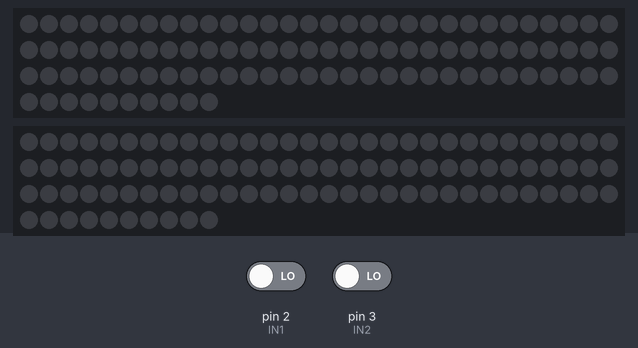
The sketch below on a simulated Arduino Uno, built with avr-gcc and run on an emulated ATmega328P. Parts: 2 × 100 RGB LEDs in strip order, left to right, continuing on the next row. Inputs (shaded band) come from the test bench; at power-on: pin 2 (IN1) LOW, pin 3 (IN2) LOW. Dim RGB values are drawn brighter than linear.

Above: at 1.2 s.
1.3 s: pin 2 (IN1) driven HIGH
At 1.83 s:
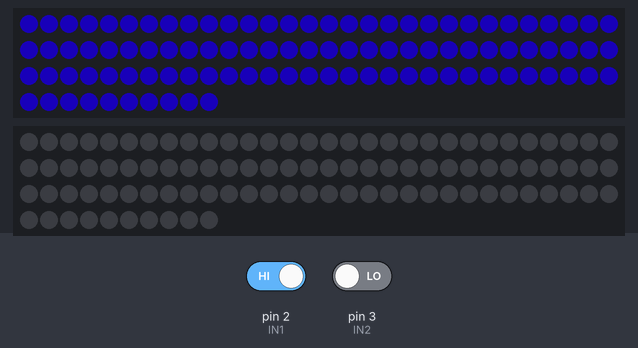
3.1 s: pin 3 (IN2) driven HIGH
At 3.8 s:
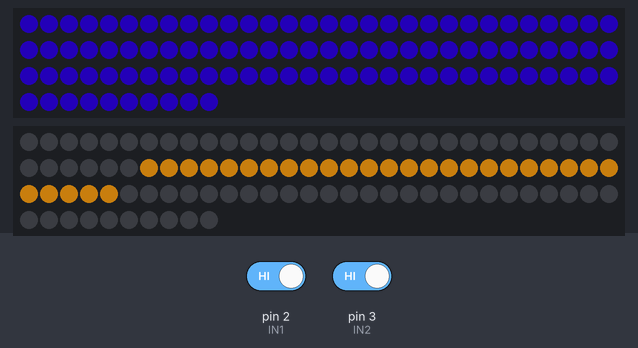
4.7 s: pin 3 (IN2) driven LOW
At 5.36 s:
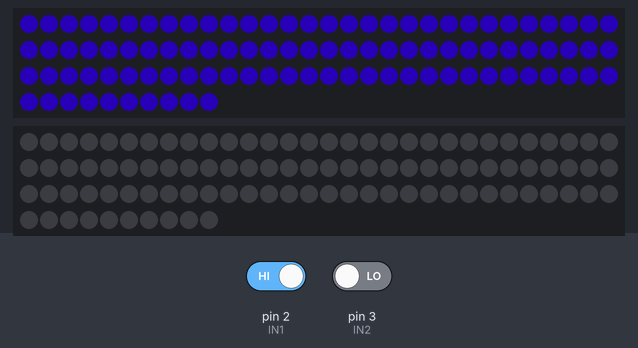
6.3 s: pin 3 (IN2) driven HIGH
At 9.1 s:
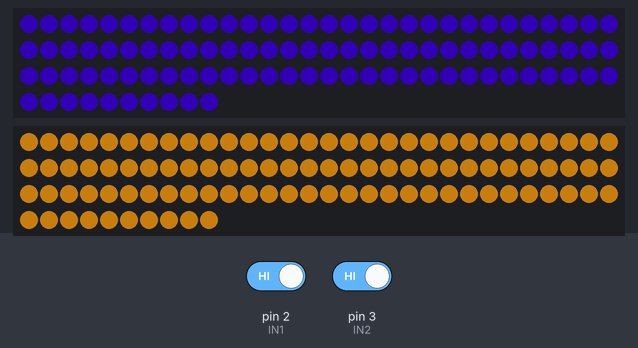
9.3 s: pin 2 (IN1) driven LOW
At 10.5 s:
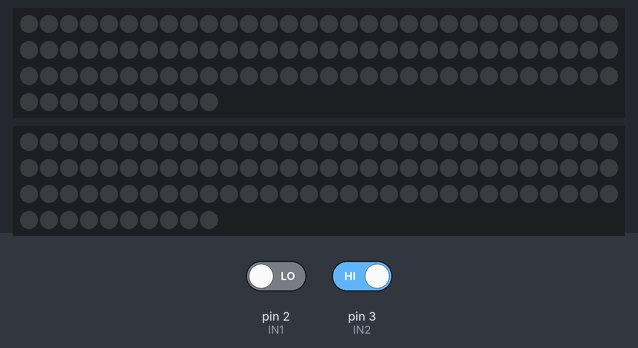
10.8 s: pin 2 (IN1) driven HIGH
At 13.3 s:
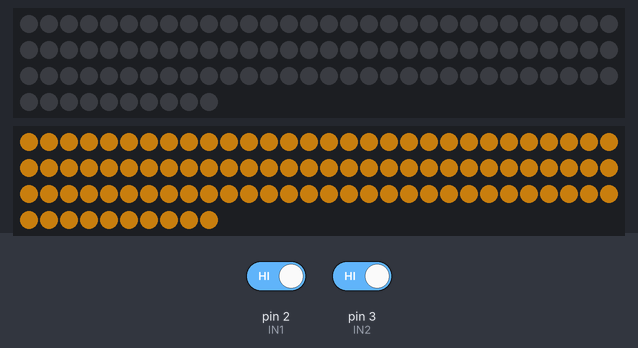

Measured:
- after the input at 1.3 s, the LEDs: first change at once (image 1 shows a later state)
- after the input at 3.1 s, the LEDs: first change at once (image 2 shows a later state)
- after the input at 4.7 s, the LEDs: first differ from a run without the input after 0.05 s (image 3 shows a later state)
- after the input at 6.3 s, the LEDs: first change at once (image 4 shows a later state)
- after the input at 9.3 s, the LEDs: change at once (image 5)
- after the input at 10.8 s, the LEDs: first change at once (image 6 shows a later state)

The sketch:

LED-lys.ino
```cpp
//Credits: Malin Lenz Litlehei, Signe Svingen Fjeldavli , Leo Korn Gjessing, Annabella Paintsil, Erik Magnus Pettersen Gustavsen
//Libraries : FastLED by Daniel Garcia


#include <FastLED.h>

#define LED_PIN_1    6
#define LED_PIN_2    5
#define NUM_LEDS_1   100
#define NUM_LEDS_2   100
#define BRIGHTNESS   100

const int IN1 = 2;
const int IN2 = 3;

CRGB leds_1[NUM_LEDS_1];
CRGB leds_2[NUM_LEDS_2];

CRGB palett[] = {
  CRGB(20, 0, 180),
  CRGB(80, 0, 160),
  CRGB(120, 0, 60),
  CRGB(180, 20, 80),
  CRGB(200, 180, 220),
};
int antallFarger = 5;
int currentIndex = 0;
int steg = 0;

CRGB FARGE = CRGB(255, 160, 20);
int pos = 0;
bool ferdig = false;

void modusInaktiv() {
  fill_solid(leds_2, NUM_LEDS_2, CRGB::Black);
  CRGB fraFarge = palett[currentIndex];
  CRGB tilFarge = palett[(currentIndex + 1) % antallFarger];
  CRGB blandFarge = blend(fraFarge, tilFarge, steg);
  fill_solid(leds_1, NUM_LEDS_1, blandFarge);
  FastLED.show();
  steg = steg + 1;
  if (steg >= 255) {
    steg = 0;
    currentIndex = (currentIndex + 1) % antallFarger;
  }
  delay(20);
}

void modusAktiv() {
  if (ferdig) return;
  int midten = NUM_LEDS_2 / 2;
  if (midten + pos < NUM_LEDS_2) leds_2[midten + pos] = FARGE;
  if (midten - pos >= 0)         leds_2[midten - pos] = FARGE;
  FastLED.show();
  pos = pos + 1;
  if (pos > midten) ferdig = true;
  delay(40);
}

void setup() {
  FastLED.addLeds<WS2812B, LED_PIN_1, GRB>(leds_1, NUM_LEDS_1);
  FastLED.addLeds<WS2812B, LED_PIN_2, GRB>(leds_2, NUM_LEDS_2);
  FastLED.setBrightness(BRIGHTNESS);
  pinMode(IN1, INPUT);
  pinMode(IN2, INPUT);
  Serial.begin(9600);
}

void loop() {
  int s1 = digitalRead(IN1);
  int s2 = digitalRead(IN2);

  if (s1 == HIGH && s2 == LOW) {
    modusInaktiv();
    ferdig = false;
    pos = 0;
  }
  else if (s1 == HIGH && s2 == HIGH) {
    modusAktiv();
  }
  else {
    fill_solid(leds_1, NUM_LEDS_1, CRGB::Black);
    fill_solid(leds_2, NUM_LEDS_2, CRGB::Black);
    FastLED.show();
    ferdig = false;
    pos = 0;
  }
}
```
